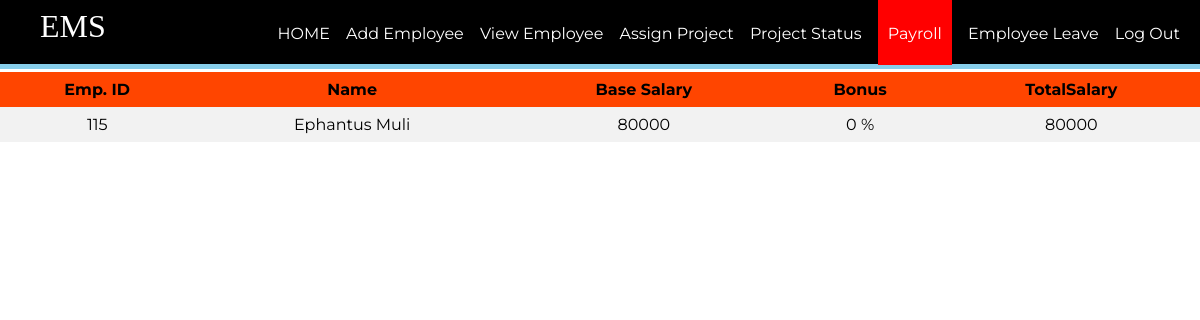
/employee/salaryemp.php, run on an earlier commit of the app's database.
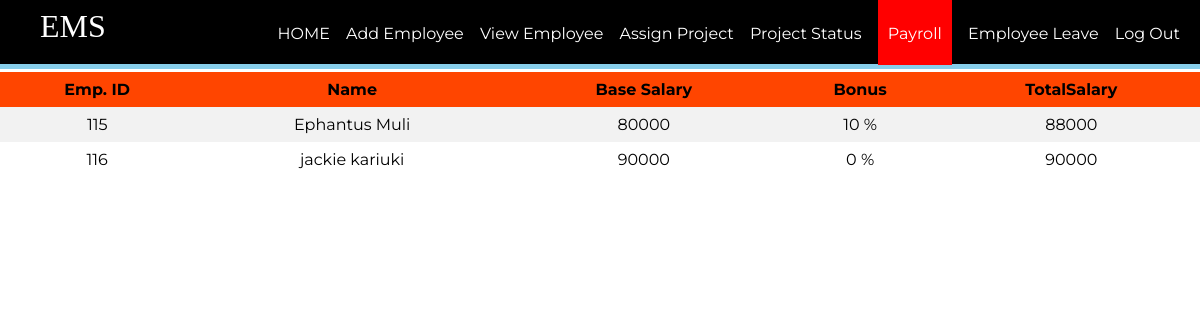
And on a later commit of the database.
### tables this page shows
CREATE TABLE `salary` (
  `id` int(11) NOT NULL,
  `base` int(11) NOT NULL,
  `bonus` int(11) DEFAULT NULL,
  `total` int(11) DEFAULT NULL
);

CREATE TABLE `employee` (
  `id` int(11) NOT NULL,
  `firstName` varchar(100) NOT NULL,
  `lastName` varchar(100) NOT NULL,
  `email` varchar(100) NOT NULL,
  `password` text NOT NULL,
  `birthday` date NOT NULL,
  `gender` varchar(10) NOT NULL,
  `contact` varchar(20) NOT NULL,
  `nid` int(20) NOT NULL,
  `address` varchar(100) DEFAULT NULL,
  `dept` varchar(100) NOT NULL,
  `degree` varchar(100) NOT NULL,
  `pic` text NOT NULL
);

### employee/salaryemp.php (the view, shortened to what this page needs)
<?php
require_once ('process/dbh.php');
$sql = "SELECT employee.id,employee.firstName,employee.lastName,salary.base,salary.bonus,salary.total from employee,`salary` where employee.id=salary.id";
$result = mysqli_query($conn, $sql);
?>
<html>
<head>
	<link rel="stylesheet" type="text/css" href="styleview.css">
</head>
<body>
	<header>
		<nav>
			<h1>EMS</h1>
			<ul id="navli">
				<li><a class="homeblack" href="aloginwel.php">HOME</a></li>
				<li><a class="homeblack" href="addemp.php">Add Employee</a></li>
				<li><a class="homeblack" href="viewemp.php">View Employee</a></li>
				<li><a class="homeblack" href="assign.php">Assign Project</a></li>
				<li><a class="homeblack" href="assignproject.php">Project Status</a></li>
				<li><a class="homered" href="salaryemp.php">Payroll</a></li>
				<li><a class="homeblack" href="empleave.php">Employee Leave</a></li>
				<li><a class="homeblack" href="alogin.html">Log Out</a></li>
			</ul>
		</nav>
	</header>
	<div class="divider"></div>
	<table>
			<tr>
				<th align = "center">Emp. ID</th>
				<th align = "center">Name</th>
				<th align = "center">Base Salary</th>
				<th align = "center">Bonus</th>
				<th align = "center">TotalSalary</th>
			</tr>
			<?php
				while ($employee = mysqli_fetch_assoc($result)) {
					echo "<tr>";
					echo "<td>".$employee['id']."</td>";
					echo "<td>".$employee['firstName']." ".$employee['lastName']."</td>";
					echo "<td>".$employee['base']."</td>";
					echo "<td>".$employee['bonus']." %</td>";
					echo "<td>".$employee['total']."</td>";
				}
			?>
			</table>
</body>
</html>

What changed in the data, as far as the page shows it:
changed salary "Ephantus": bonus "0" → "10"; total "80000" → "88000"
added salary: id "116", id.firstName "jackie", id.lastName "kariuki", base "90000", bonus "0", total "90000"
